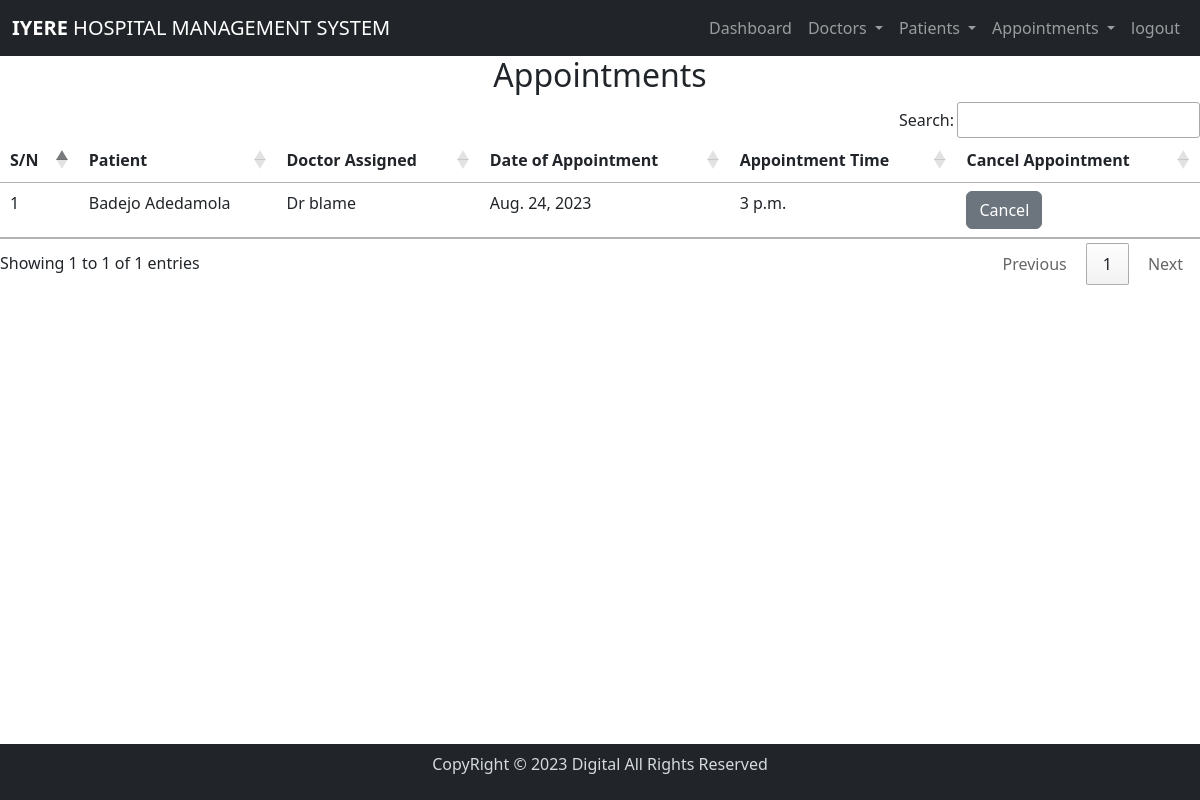
The page /view_appointment/ (signed in) on the database its author committed.
### hospital_mngt/models.py (models this page shows)
class Appointment(models.Model):
    doctor = models.ForeignKey(Doctor, on_delete=models.CASCADE)
    patient = models.ForeignKey(Patient, on_delete=models.CASCADE)
    date = models.DateField()
    time = models.TimeField()

class Patient(models.Model):
    pname = models.CharField(max_length=45)
    pgender = models.CharField(max_length=7, default="")
    pmobile_no = models.CharField(max_length=11, null=True, blank=True)
    paddress = models.TextField()
    def __str__(self):
        return self.pname

class Doctor(models.Model):
    name = models.CharField(max_length=45)
    email = models.EmailField(max_length=40)
    gender = models.CharField(max_length=10, null=True, blank=True)
    mobile_no = models.CharField(max_length=11, null=True, blank=True)
    speciality = models.CharField(max_length=50)
    def __str__(self):
        return    self.name

### hospital_mngt/views.py (the view)
# urls.py: path('view_appointment/', View_Appointment, name='view_appointment'),
def View_Appointment(request):
    if not request.user.is_staff:
        return redirect('login')
    apt = Appointment.objects.all()
    a ={'apt': apt }
    return render(request, 'view_appointments.html', a)

### hmsProject/templates/view_appointments.html
{% load static %}
{% include 'index.html' %}
{% include 'navigation.html' %}
{% block content %}
<div>
    <h2 class="text-center">Appointments </h2>
    <table id="example" class="table table-hover">
        <thead>
            <tr>
                <th>S/N</th>
                <th>Patient</th>
                <th>Doctor Assigned</th>
                <th>Date of Appointment</th>
                <th>Appointment Time</th>
                <th>Cancel Appointment</th>
            </tr>
        </thead>
        <tbody>
            {% for i in apt %}
            <tr>
                <td>{{i.id}}</td>
                <td>{{i.patient}}</td>
                <td>{{i.doctor}}</td>
                <td>{{i.date}}</td>
                <td>{{i.time}}</td>
                <td><a href="{% url 'delete_appointment' i.id %}" onclick="return confirm('Are you sure you want to Delete this Appointment? ')" class="btn btn-secondary">Cancel</a></td>
            </tr>
            {% endfor %}
        </tbody>
    </table>
</div>
{% endblock content %}
{% include 'footer.html' %}

### rows shown on the page
Appointment: id "1", patient "Badejo Adedamola", doctor "Dr blame", date "Aug. 24, 2023", time "3 p.m."
